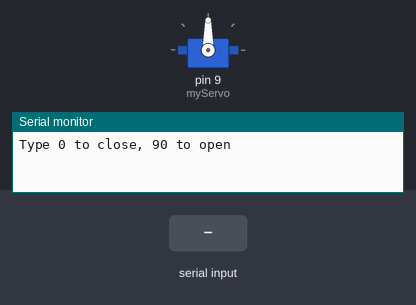
Simulated run of this sketch. Board: Arduino Uno, built with avr-gcc and run on an emulated ATmega328P. Parts: servo, the last lines printed to the serial monitor. The test bench sets the inputs (shaded band).

Above: at 1.2 s.
1.3 s: "90,45\n" received over Serial
At 1.7 s:
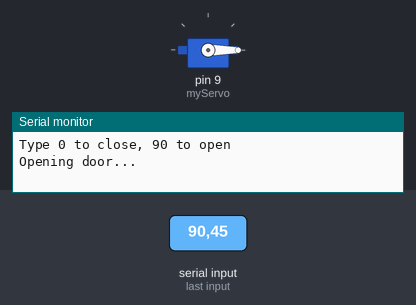
3.3 s: "0\n" received over Serial
At 3.7 s:
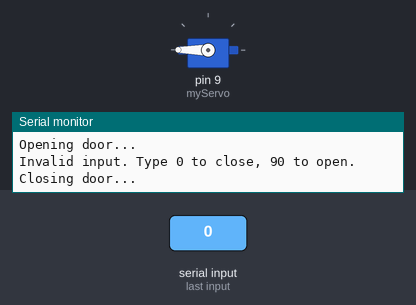
Timing chart, 0 to 6.3 s (numbered marks = the images above; inputs shaded):
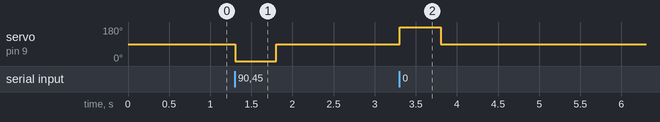

Measured:
- after the input at 1.3 s, servo on pin 9 (myServo): 90° → 0° at once, → 90° 0.50 s later
- after the input at 3.3 s, servo on pin 9 (myServo): 90° → 180° at once, → 90° 0.50 s later

The sketch:

TOWER_MG996R_door-open_close-for-drones.ino
```cpp
#include <Servo.h>
Servo myServo;

// Adjust these times (in ms) after testing your door mechanism
const int openTime  = 500;   // how long it takes to rotate from closed → open
const int closeTime = 500;   // how long it takes to rotate from open → closed

void setup()
{
  myServo.attach(9);
  Serial.begin(9600);
  Serial.println("Type 0 to close, 90 to open");
}

void loop()
{
  if (Serial.available() > 0)
  {
    int inputAngle = Serial.parseInt();   // read input
    while (Serial.available()) Serial.read();  // clear buffer

    if (inputAngle == 90)
    {
      Serial.println("Opening door...");
      myServo.write(0);          // rotate one way
      delay(openTime);
      myServo.write(90);         // stop
    }
    else if (inputAngle == 0)
    {
      Serial.println("Closing door...");
      myServo.write(180);        // rotate opposite way
      delay(closeTime);
      myServo.write(90);         // stop
    }
    else
    {
      Serial.println("Invalid input. Type 0 to close, 90 to open.");
    }
  }
}
```
